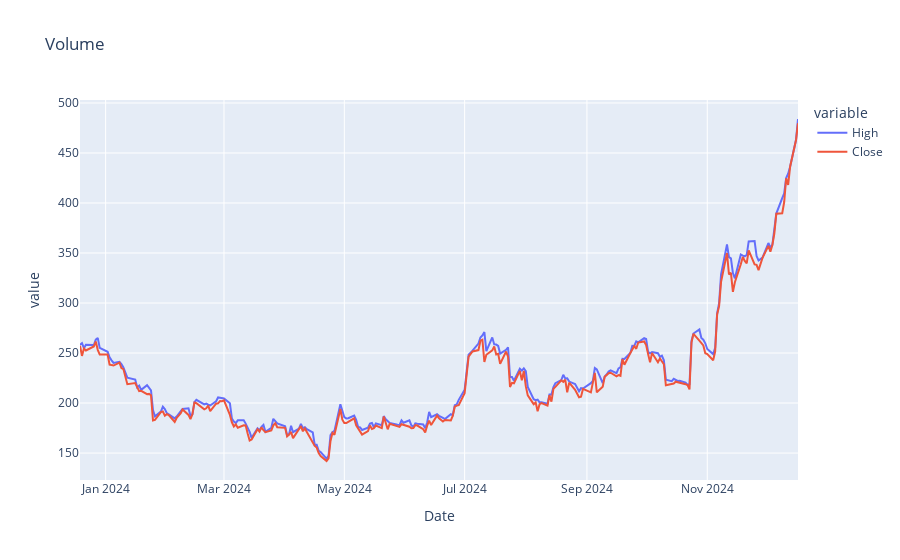

Notebook code for this chart:
### Code cell
import plotly.express as px

fig = px.line(ohlc, x="Date", y=["High", "Close"], title="Volume")
fig.show()

### Figure 1 — Plotly figure (JSON) as saved in the notebook; plotly's stock layout.template omitted (floating-point values rounded to 4 significant figures; data arrays with more than 128 entries replaced by an {"elided": "..."} marker saying what was removed)
{"data": [{"hovertemplate": "variable=High<br>Date=%{x}<br>value=%{y}<extra></extra>", "legendgroup": "High", "line": {"color": "#636efa", "dash": "solid"}, "marker": {"symbol": "circle"}, "mode": "lines", "name": "High", "orientation": "v", "showlegend": true, "type": "scatter", "x": {"elided": "251 str values"}, "xaxis": "x", "y": {"elided": "251 float values"}, "yaxis": "y"}, {"hovertemplate": "variable=Close<br>Date=%{x}<br>value=%{y}<extra></extra>", "legendgroup": "Close", "line": {"color": "#EF553B", "dash": "solid"}, "marker": {"symbol": "circle"}, "mode": "lines", "name": "Close", "orientation": "v", "showlegend": true, "type": "scatter", "x": {"elided": "251 str values"}, "xaxis": "x", "y": {"elided": "251 float values"}, "yaxis": "y"}], "layout": {"legend": {"title": {"text": "variable"}, "tracegroupgap": 0}, "title": {"text": "Volume"}, "xaxis": {"anchor": "y", "domain": [0, 1], "title": {"text": "Date"}}, "yaxis": {"anchor": "x", "domain": [0, 1], "title": {"text": "value"}}}}
